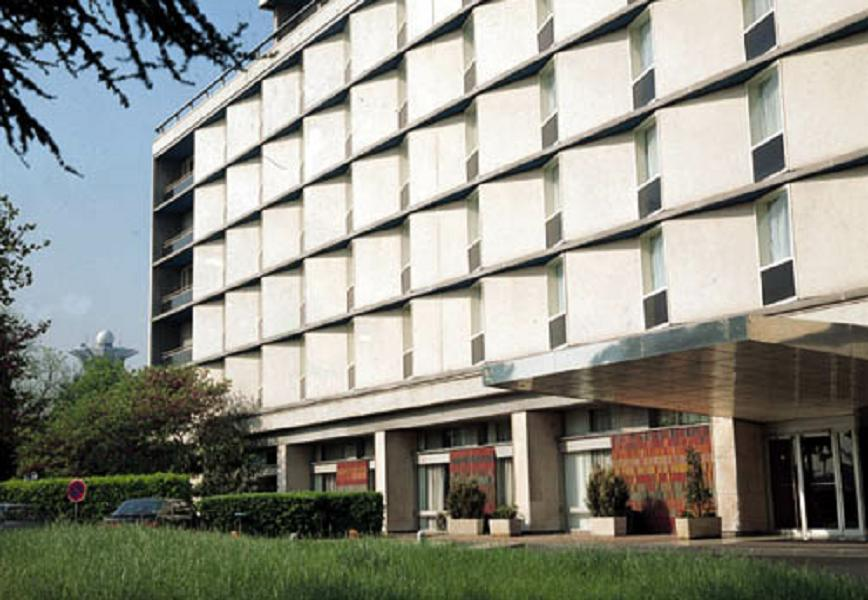
#> input picture data/building.jpg, 868 x 600 px, found by its file name
$ python Opencv_EX_06.py
#> lines starting #> are read from the running program, lines starting #| are printed output that depends on the picture
import sys
import numpy as np
import cv2

src = cv2.imread('/home/ubuntu/Opencv/data/building.jpg', cv2.IMREAD_GRAYSCALE)
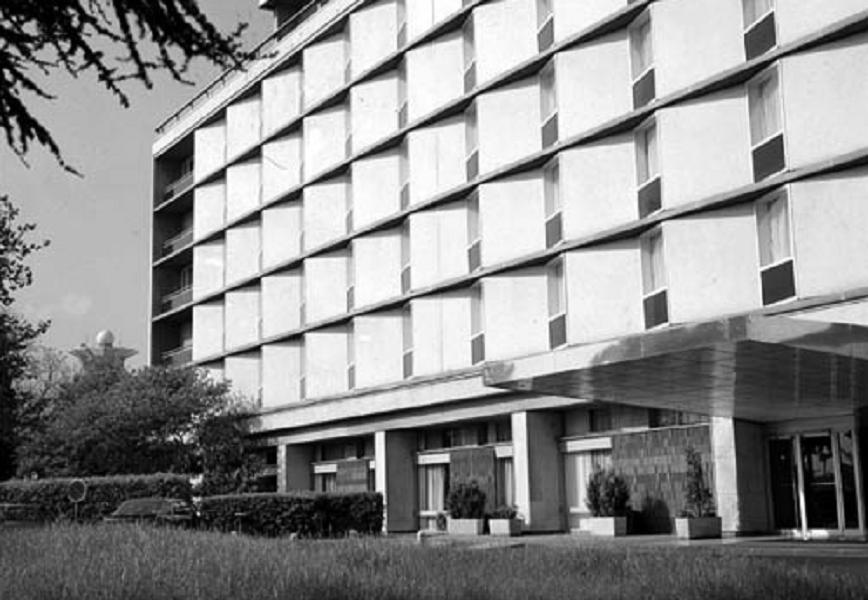
#> src: shape (600, 868); min 0, max 255, mean 142.3
dst = cv2.GaussianBlur(src, (3, 3), 0)  # 노이즈 제거
ost = cv2.Canny(dst, 50, 150)
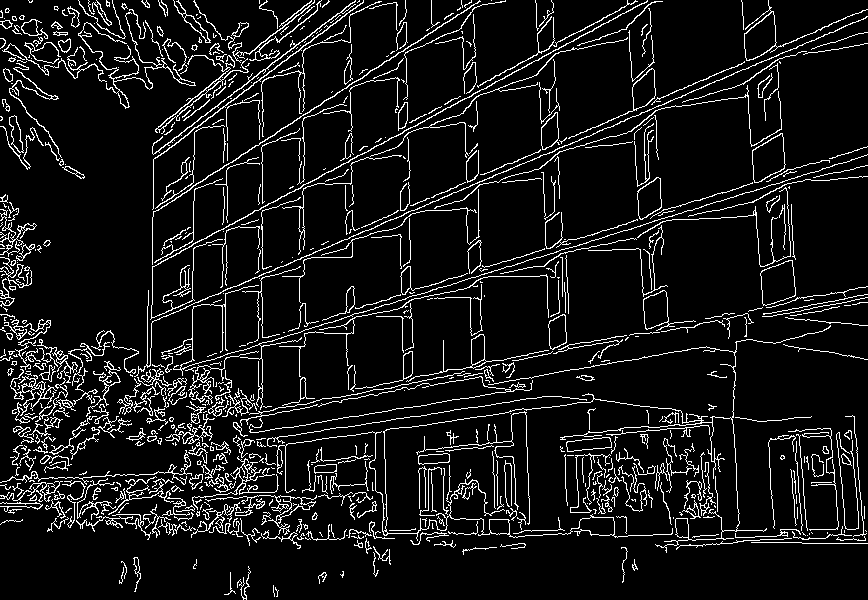
#> ost: shape (600, 868); 8.9% white in thin lines or dots

if src is None:
    print('Image load failed!')
    sys.exit()

x_dst, y_dst = 0,0
def onChange(pos): # 트랙바 핸들러
    global x_dst, y_dst
    dst1 = cv2.setTrackbarPos(src, x_dst, y_dst)
    dst2 = cv2.setTrackbarPos(src, x_dst, y_dst)
    ost = cv2.Canny(src, dst1, dst2)

cv2.imshow('Canny', ost)
# 트랙바 생성
cv2.createTrackbar('dst1', 'Canny', 0, 255, onChange) # x값의 트랙바 최소값,최대값
cv2.createTrackbar('dst2', 'Canny', 0, 255, onChange) # y값의 트액바 최소값,최대값
# 트랙바 위치 초기화
cv2.setTrackbarPos('dst1', 'Canny', 50)  # x 트랙바의 기본 시작값
cv2.setTrackbarPos('dst2', 'Canny', 150) # y 트랙바의 기본 시작값


cv2.waitKey()
cv2.destroyAllWindows()

$ run again, with data/Penguins.jpg copied over data/building.jpg
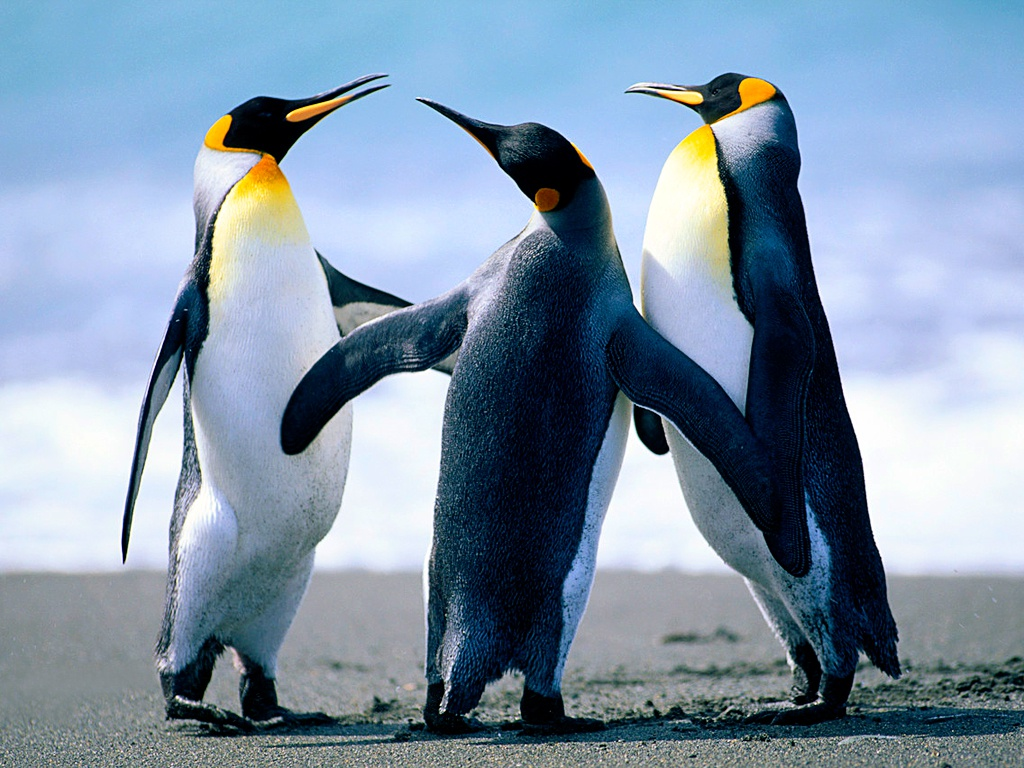
#> input picture data/Penguins.jpg, 1024 x 768 px, found by its file name
#> `src = cv2.imread('/home/ubuntu/Opencv/data/building.jpg', cv2.IMREAD_G..`:
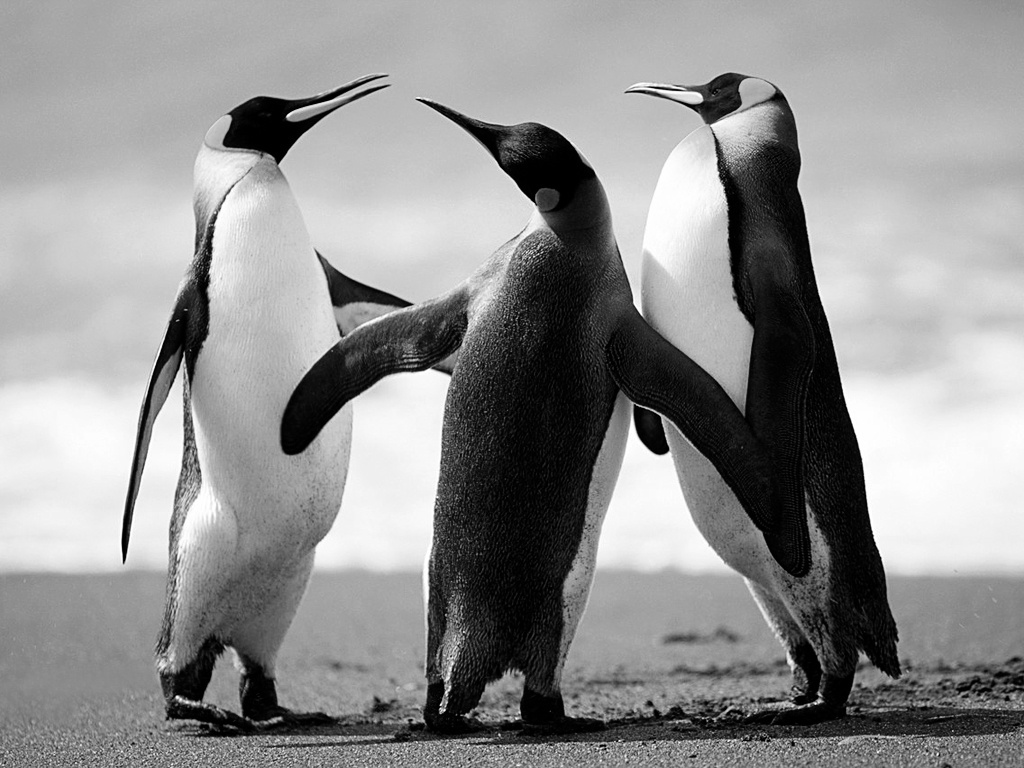
#> src: shape (768, 1024); min 0, max 255, mean 144.3
#> `ost = cv2.Canny(dst, 50, 150)`:
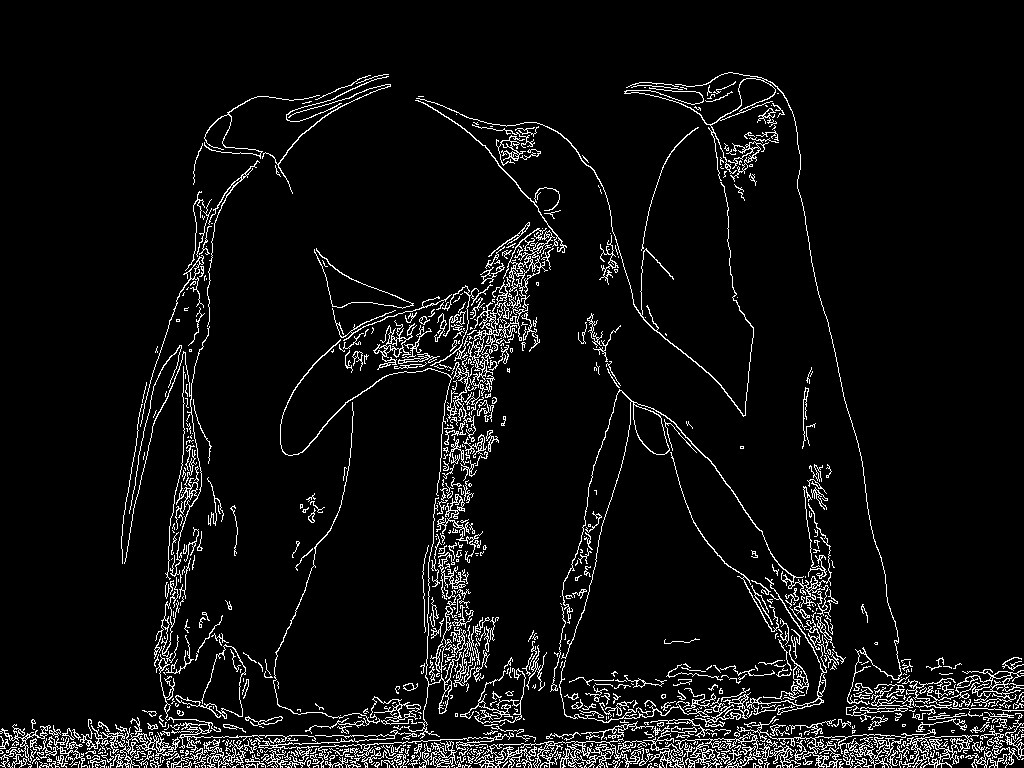
#> ost: shape (768, 1024); 6.1% white in thin lines or dots
